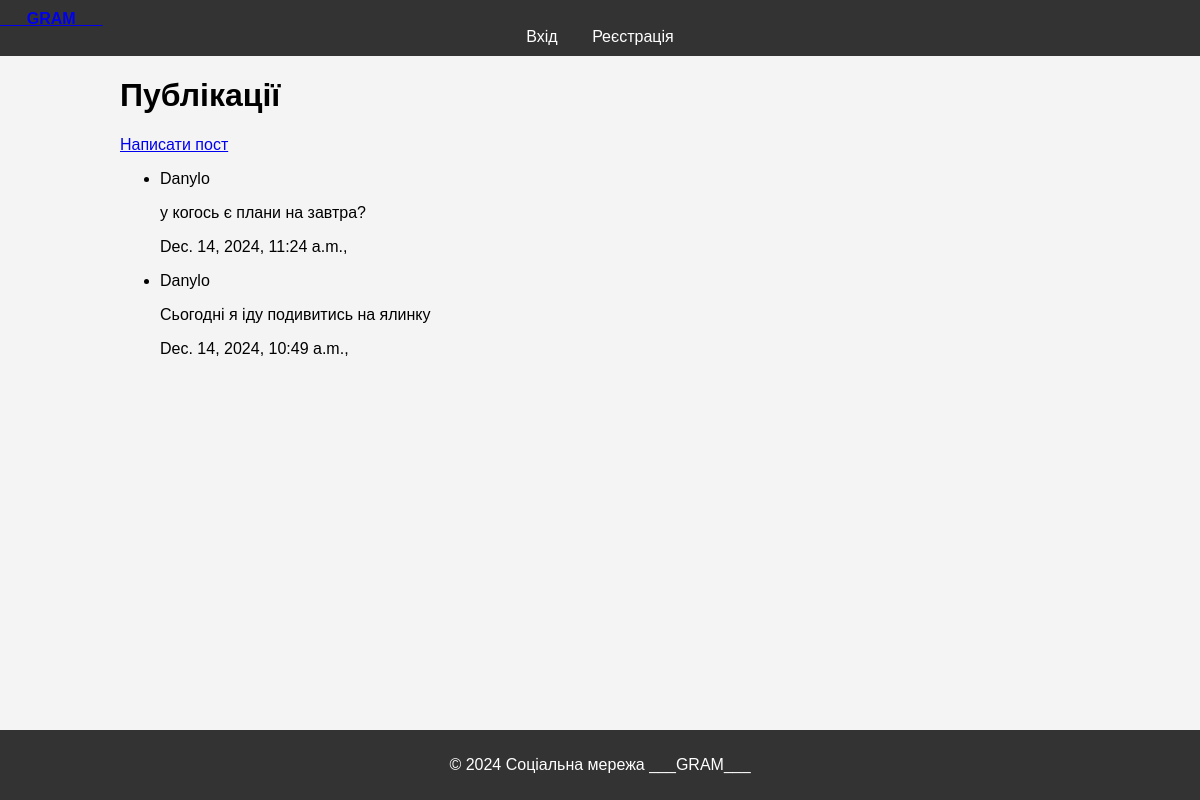
The page / on the database its author committed.
### network/models.py (models this page shows, shortened)
class Publication(models.Model):
    desk=models.CharField(max_length=1000)
    created_by = models.ForeignKey(User, on_delete=models.CASCADE)
    created_at = models.DateTimeField(auto_now_add=True)

### network/views.py (the view)
# urls.py: path('', views.post_list, name='post_list'),
def post_list(request):
    posts = Publication.objects.all().order_by('-created_at')
    print("sas")
    return render(request, 'post_list.html', {'posts': posts})

### templates/post_list.html
{% extends 'base.html' %}
{% block content %}
<h1>    Публікації</h1><p>
    <a href="{% url 'create_post' %}">  Написати пост</a>
<ul>
    {% for post in posts %}
    <li>
        {{ post.created_by }}<p>
        {{ post.desk }} </p><p>
        {{post.created_at}},
</p></li>
    {% endfor %}
</ul>
{% endblock %}

### templates/base.html (style rules this page uses)
body { font-family: Arial, sans-serif; margin: 0; padding: 0; background-color: #f4f4f4; }

### rows shown on the page
Publication: created_by "Danylo", desk "у когось є плани на завтра?", created_at "Dec. 14, 2024, 11:24 a.m."
Publication: created_by "Danylo", desk "Сьогодні я іду подивитись на ялинку", created_at "Dec. 14, 2024, 10:49 a.m."
